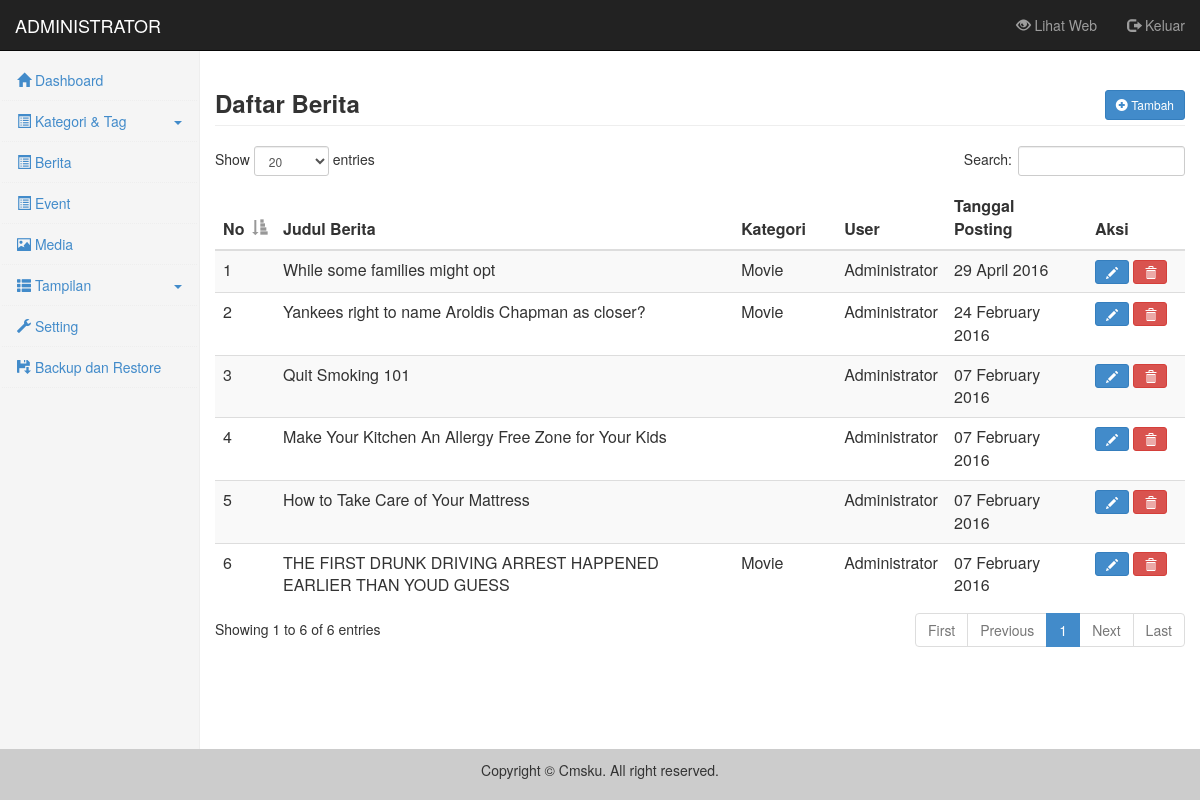
/admin/index.php?content=berita (signed in), run on the app's committed database.
### tables this page shows
CREATE TABLE `artikel` (
  `id_artikel` int(10) NOT NULL AUTO_INCREMENT,
  `judul` varchar(255) NOT NULL,
  `judul_seo` varchar(100) NOT NULL,
  `isi` text NOT NULL,
  `gambar` varchar(255) NOT NULL,
  `hari` varchar(20) NOT NULL,
  `tanggal` date NOT NULL,
  `jam` time NOT NULL,
  `id_user` int(5) NOT NULL,
  `kategori` int(5) NOT NULL,
  `tag` varchar(100) NOT NULL,
  `hits` int(10) NOT NULL,
  PRIMARY KEY (`id_artikel`)
);

### library/function_table.php (the view)
<?php
function buka_tabel($judul){
	echo'<div class="table-responsive">
		<table class="table-data table table-striped" width="100%">
		<thead>
			<tr>
				<th style="width: 10px">No</th>';
	foreach($judul as $jdl){
		echo '<th>'.$jdl.'</th>';
	}
	echo'		<th style="width: 60px">Aksi</th>
			</tr>
		</thead>
		<tbody>';
}
function isi_tabel($no, $data, $link, $id, $edit=true, $hapus=true){
	echo'<tr>
			<td valign="top">'.$no.'</td>';
	foreach($data as $dt){
		echo'<td valign="top">'.$dt.'</td>';
	}
	echo'<td valign="top">';
	if($edit){
		echo'<a href="'.$link.'&show=form&id='.$id.'" class="btn btn-primary btn-sm">
				<i class="glyphicon glyphicon-pencil"></i>
			</a> ';
	}
	if($hapus){
		echo'<a href="'.$link.'&show=delete&id='.$id.'" class="btn btn-danger btn-sm">
				<i class="glyphicon glyphicon-trash"></i>
			</a>';
	}
	echo'</td>
		</tr>';
}
function tutup_tabel(){
	echo'		</tbody>
			</table>
		</div>';
}
?>

### admin/content.php (shortened to what this page needs)
<?php
$content = isset($_GET['content']) ? $_GET['content'] : 'dashboard';
$kosong = true;
$page = array('dashboard', 'artikel', 'berita', 'event', 'kategori', 'tag', 'halaman', 'komentar', 'media', 'modul', 'template', 'menu', 'widget', 'layout', 'user', 'setting', 'backuprestore');
foreach($page as $pg){
	if($content == $pg and $kosong){
		include 'content/'.$pg.'.php';
		$kosong = false;
	}
}
?>

### admin/content/berita.php (shortened to what this page needs)
<link href="css/select2.min.css" rel="stylesheet" />
<?php
$show = isset($_GET['show']) ? $_GET['show'] : "";
$link = "?content=berita";
switch ($show) {
    default:
        echo '<h3 class="page-header"><b>Daftar Berita</b>
				<a href="' . $link . '&show=form" class="btn btn-primary btn-sm pull-right top-button">
					<i class="glyphicon glyphicon-plus-sign"></i> Tambah
				</a>
			</h3>';
        buka_tabel(array("Judul Berita", "Kategori", "User", "Tanggal Posting"));
        $no = 1;
        $id_user = $_SESSION['iduser'];
        if ($_SESSION['leveluser'] == "admin") $query = $mysqli->query("SELECT * FROM artikel ORDER BY id_artikel DESC");
        else $query = $mysqli->query("SELECT * FROM artikel WHERE id_user='$id_user' ORDER BY id_artikel");
        while ($data = $query->fetch_array()) {
            $user = $mysqli->query("SELECT nama_lengkap FROM user where id_user='$data[id_user]'");
            $us = $user->fetch_array();
            $kategori = $mysqli->query("SELECT * FROM kategori where id_kategori='$data[kategori]'");
            $kat = $kategori->fetch_array();
            $tanggal = print_tanggal($data['tanggal']);
            isi_tabel($no, array($data['judul'], $kat['kategori'], $us['nama_lengkap'], $tanggal), $link, $data['id_artikel']);
            $no++;
        }
        tutup_tabel();
        break;
}
?>

### data on the page
artikel: no "1", dt "While some families might opt", dt "Movie", dt "Administrator", dt "29 April 2016"
artikel: no "2", dt "Yankees right to name Aroldis Chapman as closer?", dt "Movie", dt "Administrator", dt "24 February 2016"
artikel: no "3", dt "Quit Smoking 101", dt "Administrator", dt "07 February 2016"
artikel: no "4", dt "Make Your Kitchen An Allergy Free Zone for Your Kids", dt "Administrator", dt "07 February 2016"
artikel: no "5", dt "How to Take Care of Your Mattress", dt "Administrator", dt "07 February 2016"
artikel: no "6", dt "THE FIRST DRUNK DRIVING ARREST HAPPENED EARLIER THAN YOUD GUESS", dt "Movie", dt "Administrator", dt "07 February 2016"

### other printed values
$judul "Dashboard"
$judul "Kategori & Tag"
$judul "Berita"
$judul "Event"
$judul "Media"
$judul "Tampilan"
$judul "Setting"
$judul "Backup dan Restore"
$jdl "Judul Berita"
$jdl "Kategori"
$jdl "User"
$jdl "Tanggal Posting"
